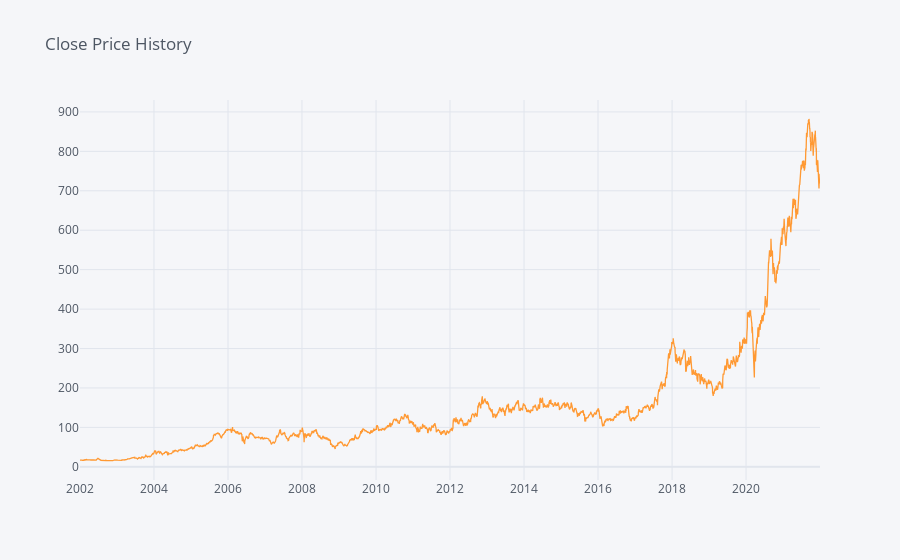

Notebook code for this chart:
### Code cell
Tata_df['Close'].iplot(kind = 'line',title = 'Close Price History')

### Figure 1 — Plotly figure (JSON) as saved in the notebook; plotly's stock layout.template omitted (floating-point values rounded to 4 significant figures; data arrays with more than 128 entries replaced by an {"elided": "..."} marker saying what was removed)
{"data": [{"line": {"color": "rgba(255, 153, 51, 1.0)", "dash": "solid", "shape": "linear", "width": 1.3}, "mode": "lines", "name": "Close", "text": "", "type": "scatter", "x": {"elided": "4942 str values"}, "y": {"elided": "4942 float values"}}], "layout": {"legend": {"bgcolor": "#F5F6F9", "font": {"color": "#4D5663"}}, "paper_bgcolor": "#F5F6F9", "plot_bgcolor": "#F5F6F9", "title": {"font": {"color": "#4D5663"}, "text": "Close Price History"}, "xaxis": {"gridcolor": "#E1E5ED", "showgrid": true, "tickfont": {"color": "#4D5663"}, "title": {"font": {"color": "#4D5663"}, "text": ""}, "zerolinecolor": "#E1E5ED"}, "yaxis": {"gridcolor": "#E1E5ED", "showgrid": true, "tickfont": {"color": "#4D5663"}, "title": {"font": {"color": "#4D5663"}, "text": ""}, "zerolinecolor": "#E1E5ED"}}}
